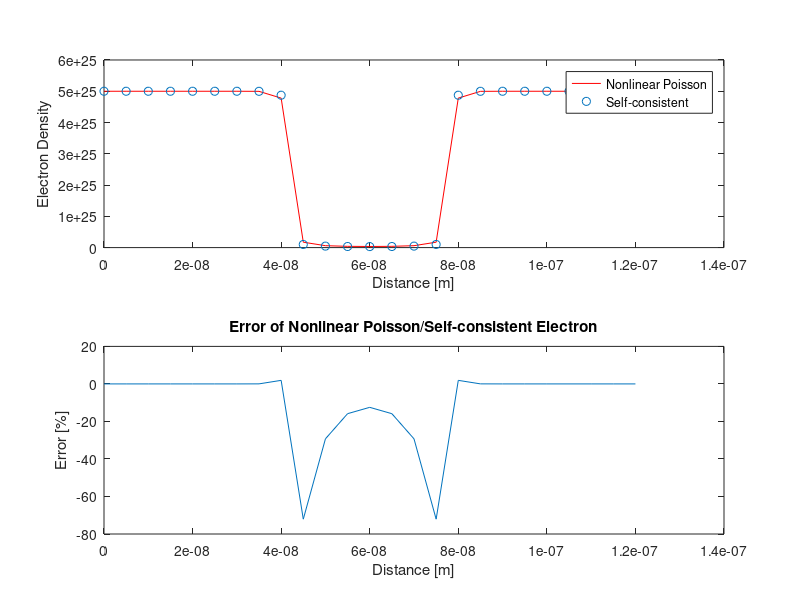

The MATLAB script that drew this image:
close all;
clear all;

q = 1.602192e-19;
eps0 = 8.854187817e-12;
k_B = 1.380662e-23;
T = 300.0;
thermal = k_B*T/q;
eps_si = 11.7; eps_ox = 3.9;
ni = 1.075e16;

case_num = 6;

if case_num == 1 % For the long structure, spacing value is 0.5 nm
    N = 1201; Deltax = 0.5e-9; x_12 = 201; x_23 = 1001; 
elseif case_num == 2 % For the long structure, spacing value is 1 nm
    N = 601; Deltax = 1e-9; x_12 = 101; x_23 = 501;
elseif case_num == 3 % For the long structure, spacing value is 10 nm
    N = 61; Deltax = 1e-8; x_12 = 11; x_23 = 51;
elseif case_num == 4 % For the shor structure, spacing value is 0.2 nm
    N = 601; Deltax = 0.2e-9; x_12 = 201; x_23 = 401;
elseif case_num == 5 % For the shor structure, spacing value is 1nm
    N = 121; Deltax = 1e-9; x_12 = 41; x_23 = 81;
elseif case_num == 6 % For the shor structure, spacing value is 5 nm
    N = 25; Deltax = 5e-9; x_12 = 9; x_23 = 17;
end

x = Deltax*([0:N-1])';

if case_num <= 3
    Ndon = 2e21*ones(N,1);
    Ndon(1:x_12,1) = 5e23;
    Ndon(x_23:N,1) = 5e23;
else
    Ndon = 2e23*ones(N,1);
    Ndon(1:x_12,1) = 5e25;
    Ndon(x_23:N,1) = 5e25;
end

coef = Deltax*Deltax*q/eps0;

phi = zeros(N,1);
phi(:,1) = thermal*log(Ndon(:,1)/ni);

for newton = 1:10
    res = zeros(N,1);
    Jaco = sparse(N,N);
    res(1,1) = phi(1,1)-thermal*log(Ndon(N,1)/ni);
    Jaco(1,1) = 1;
    for  i = 2:N-1
        res(i,1) = eps_si*(phi(i+1,1)-2*phi(i,1)+phi(i-1,1));
        Jaco(i,i-1) = eps_si;
        Jaco(i,i) = -2*eps_si;
        Jaco(i,i+1) = eps_si;
    end
    res(N,1) - phi(N,1) - thermal*log(Ndon(N,1)/ni);
    Jaco(N,N) = 1;
    for i = 2:N-1
        res(i,1) = res(i,1) - coef*(-Ndon(i,1)+ni*exp(phi(i,1)/thermal));
        Jaco(i,i) = Jaco(i,i) - coef*ni*exp(phi(i,1)/thermal)/thermal;
    end
        
    update = Jaco\(-res);
    phi = phi+update;
end

n = zeros(N,1);
n = ni*exp(phi/thermal);
n_nonlinear = n;
subplot(2,1,1);
plot(x,n,'r');
hold on;

phi = zeros(N,1);
phi(:,1) = thermal*log(Ndon(:,1)/ni);
for newton=1:10
    res = zeros(2*N,1);
    Jaco = sparse(2*N,2*N);
    res(1,1) = phi(1,1) - thermal*log(Ndon(1,1)/ni);
    Jaco(1,1) = 1;
    
    for i=2:N-1
        res(2*i-1,1) = eps_si*(phi(i+1,1) - 2*phi(i,1) + phi(i-1,1)) + coef*(Ndon(i,1)-n(i,1));
        Jaco(2*i-1,2*i+1) = eps_si;
        Jaco(2*i-1,2*i-1) = -2*eps_si;
        Jaco(2*i-1,2*i-3) = eps_si;
        Jaco(2*i-1,2*i) = -coef;
    end
    
    res(2*N-1,1) = phi(N,1) - thermal*log(Ndon(N,1)/ni);
    Jaco(2*N-1,2*N-1) = 1.0;
    
    for i=1:N-1
        n_av = 0.5*(n(i+1,1)+n(i,1));
        dphidx = (phi(i+1,1) - phi(i,1))/Deltax;
        dndx = (n(i+1,1) - n(i,1))/Deltax;
        Jn = n_av * dphidx - thermal * dndx;
        res(2*i,1) = res(2*i,1) + Jn;
        Jaco(2*i,2*i+2) = Jaco(2*i,2*i+2) + 0.5*dphidx - thermal / Deltax;
        Jaco(2*i,2*i) = Jaco(2*i,2*i) + 0.5*dphidx + thermal / Deltax;
        Jaco(2*i,2*i+1) = Jaco(2*i,2*i+1) + n_av / Deltax;
        Jaco(2*i,2*i-1) = Jaco(2*i,2*i-1) - n_av / Deltax;
        res(2*i+2,1) = res(2*i+2,1) - Jn;
        Jaco(2*i+2,2*i+2) = Jaco(2*i+2,2*i+2) - 0.5*dphidx + thermal /Deltax;
        Jaco(2*i+2,2*i) = Jaco(2*i+2,2*i) - 0.5*dphidx - thermal / Deltax;
        Jaco(2*i+2,2*i+1) = Jaco(2*i+2,2*i+1) - n_av / Deltax;
        Jaco(2*i+2,2*i-1) = Jaco(2*i+2,2*i-1) + n_av / Deltax;
    end
    
    res(2,1) = n(1,1) - Ndon(1,1);
    Jaco(2,:) = 0;
    Jaco(2,2) = 1.0;
    res(2*N,1) = n(N,1) - Ndon(N,1);
    Jaco(2*N,:) = 0;
    Jaco(2*N,2*N) = 1.0;
    
    Cvector = zeros(2*N,1);
    Cvector(1:2:2*N-1,1) = thermal;
    Cvector(2:2:2*N,1) = max(abs(Ndon));
    Cmatrix = spdiags(Cvector,0,2*N,2*N);
    Jaco_scaled = Jaco * Cmatrix;
    Rvector = 1./sum(abs(Jaco_scaled),2);
    Rmatrix = spdiags(Rvector,0,2*N,2*N);
    Jaco_scaled = Rmatrix * Jaco_scaled;
    res_scaled = Rmatrix * res;
    update_scaled = Jaco_scaled \ (-res_scaled);
    update = Cmatrix * update_scaled;
        
    update = Jaco \ (-res);
    phi = phi + update(1:2:2*N-1,1);
    n = n + update(2:2:2*N,1);
    norm(update(1:2:2*N-1,1),inf)
end

n_self = n;
plot(x,n,'o');
legend('Nonlinear Poisson','Self-consistent');
xlabel('Distance [m]');
ylabel('Electron Density');

subplot(2,1,2);
error = (n_self-n_nonlinear)./n_self*100;
plot(x,error);
xlabel('Distance [m]');
ylabel('Error [%]')
title('Error of Nonlinear Poisson/Self-consistent Electron');
